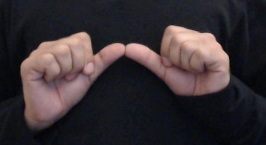
#> input picture IMAGE_A67.jpg, 266 x 145 px; its folder holds only this picture in this run
$ python -i utils.py   (imports and definitions only)   (older library calls are emulated)
#> lines starting #> are read from the running program, lines starting #| are printed output that depends on the picture; after the words box and inside, x2 and y2 are one past the last pixel; in counts of white or black regions, pixels touching at a corner belong together
#> further down, picture is the input picture: shape (145, 266, 3); mean B, G, R 51.8, 48.1, 56.4


def segment(src_img):
    """
    ### Segment skin areas from hand using a YCrCb mask.

    This function returns a mask with white areas signifying skin and black areas otherwise.

    Returns: mask
    """

    import cv2
    from numpy import array, uint8

    blurred_img = cv2.GaussianBlur(src_img,(5,5),0)
    blurred_img = cv2.medianBlur(blurred_img,5)

    ycrcb_image = cv2.cvtColor(blurred_img, cv2.COLOR_BGR2YCR_CB)
#> ycrcb_image: shape (145, 266, 3); mean of channels 0, 1, 2 51, 131.9, 128.5
    lower = array([0,140,60], uint8)
    upper = array([255,180,127], uint8)
    mask = cv2.inRange(ycrcb_image, lower, upper)
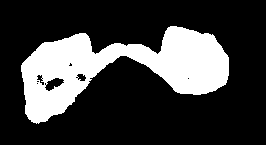
#> mask: shape (145, 266); 24.4% white; 1 white region, box (x1, y1, x2, y2) and area: (21, 26, 229, 124) 9402

    open_kernel = cv2.getStructuringElement(cv2.MORPH_CROSS, (5,5))
    close_kernel = cv2.getStructuringElement(cv2.MORPH_CROSS, (7,7))
    mask = cv2.morphologyEx(mask, cv2.MORPH_OPEN, open_kernel)
#> mask: shape (145, 266); 24.3% white; 1 white region, box (x1, y1, x2, y2) and area: (21, 26, 229, 124) 9371
    mask = cv2.morphologyEx(mask, cv2.MORPH_CLOSE, close_kernel)
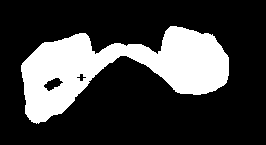
#> mask: shape (145, 266); 24.6% white; 1 white region, box (x1, y1, x2, y2) and area: (21, 26, 229, 124) 9475

    return mask


# [86 lines left out: functions detect_face, eliminate_face, not called in this run]


# --- These global variables are required for Object stabilisation ---
import cv2

faceStabilizerMode = "ON"  # This is used to enable/disable the stabilizer using KCF Tracker
trackingStarted = False     # This is used to indicate whether tracking has started or not
noOfFramesNotTracked = 0    # This indicates the no of frames that has not been tracked
maxNoOfFramesNotTracked = 15 # This is the max no of frames that if not tracked, will restart the tracker algo
minNoOfFramesBeforeStabilizationStart = 0
trackerInitFace = (0,0,0,0)
try: tracker = cv2.TrackerKCF_create()
except AttributeError: tracker = cv2.Tracker_create('KCF')

# --- End of declaration ---

# [131 lines left out: functions stabilize, get_my_hand, extract_features, not called in this run]


class HandMotionRecognizer:
    '''
    ### Hand Motion Recognizer class.

    This class is used to get motion information from each frame in a continuous feed. Use get_hand_motion() function to get motion information at each frame.
    '''
    # [42 lines left out: functions __init__, get_hand_motion, not called in this run]

>>> import cv2
>>> picture = cv2.imread('IMAGE_A67.jpg')
>>> result = segment(picture)
